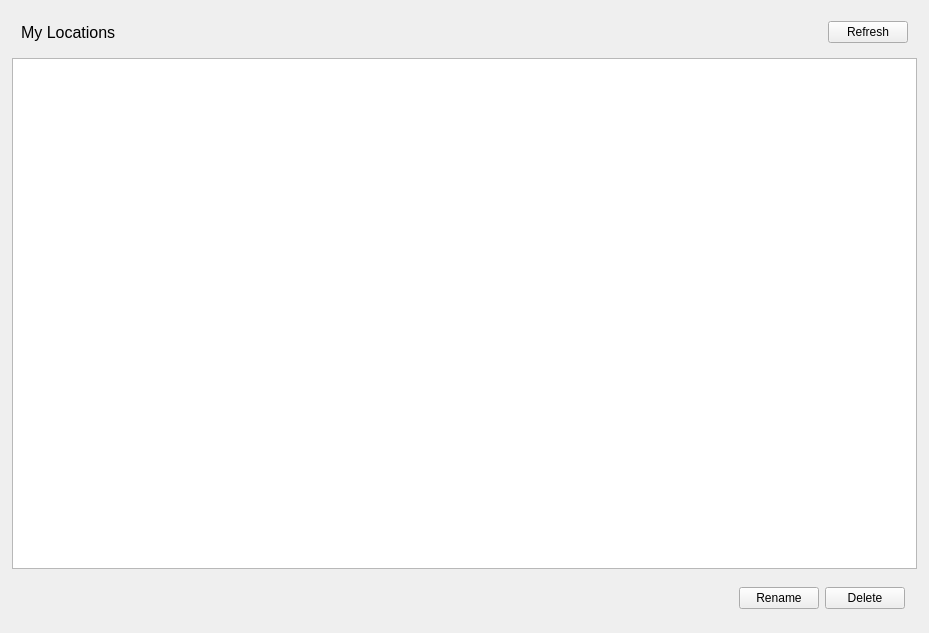
<?xml version="1.0" encoding="UTF-8"?>
<ui version="4.0">
 <class>UserLocationsDialog</class>
 <widget class="QWidget" name="UserLocationsDialog">
  <property name="geometry">
   <rect>
    <x>0</x>
    <y>0</y>
    <width>929</width>
    <height>633</height>
   </rect>
  </property>
  <property name="windowTitle">
   <string>Form</string>
  </property>
  <layout class="QVBoxLayout" name="verticalLayout">
   <property name="spacing">
    <number>-1</number>
   </property>
   <property name="leftMargin">
    <number>12</number>
   </property>
   <property name="topMargin">
    <number>12</number>
   </property>
   <property name="rightMargin">
    <number>12</number>
   </property>
   <property name="bottomMargin">
    <number>12</number>
   </property>
   <item>
    <widget class="QWidget" name="widget_2" native="true">
     <layout class="QHBoxLayout" name="horizontalLayout_2">
      <item>
       <widget class="QLabel" name="label">
        <property name="styleSheet">
         <string notr="true">font-size: 16px</string>
        </property>
        <property name="text">
         <string>My Locations</string>
        </property>
       </widget>
      </item>
      <item>
       <spacer name="horizontalSpacer_2">
        <property name="orientation">
         <enum>Qt::Horizontal</enum>
        </property>
        <property name="sizeHint" stdset="0">
         <size>
          <width>40</width>
          <height>20</height>
         </size>
        </property>
       </spacer>
      </item>
      <item>
       <widget class="QPushButton" name="refreshButton">
        <property name="text">
         <string>Refresh</string>
        </property>
       </widget>
      </item>
     </layout>
    </widget>
   </item>
   <item>
    <widget class="QTreeView" name="locationsTreeView">
     <property name="indentation">
      <number>0</number>
     </property>
     <property name="rootIsDecorated">
      <bool>false</bool>
     </property>
    </widget>
   </item>
   <item>
    <widget class="QWidget" name="widget" native="true">
     <layout class="QHBoxLayout" name="horizontalLayout">
      <property name="spacing">
       <number>-1</number>
      </property>
      <property name="leftMargin">
       <number>12</number>
      </property>
      <property name="topMargin">
       <number>12</number>
      </property>
      <property name="rightMargin">
       <number>12</number>
      </property>
      <property name="bottomMargin">
       <number>12</number>
      </property>
      <item>
       <spacer name="horizontalSpacer">
        <property name="orientation">
         <enum>Qt::Horizontal</enum>
        </property>
        <property name="sizeHint" stdset="0">
         <size>
          <width>40</width>
          <height>20</height>
         </size>
        </property>
       </spacer>
      </item>
      <item>
       <widget class="QPushButton" name="renameButton">
        <property name="text">
         <string>Rename</string>
        </property>
       </widget>
      </item>
      <item>
       <widget class="QPushButton" name="deleteButton">
        <property name="text">
         <string>Delete</string>
        </property>
       </widget>
      </item>
     </layout>
    </widget>
   </item>
  </layout>
 </widget>
 <resources/>
 <connections/>
</ui>
